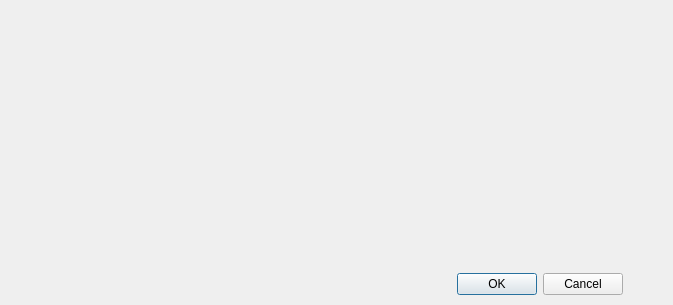
<?xml version="1.0" encoding="UTF-8"?>
<ui version="4.0">
 <class>CDialog</class>
 <widget class="QDialog" name="CDialog">
  <property name="geometry">
   <rect>
    <x>0</x>
    <y>0</y>
    <width>673</width>
    <height>305</height>
   </rect>
  </property>
  <property name="windowTitle">
   <string>Dialog</string>
  </property>
  <widget class="QDialogButtonBox" name="buttonBox">
   <property name="geometry">
    <rect>
     <x>430</x>
     <y>270</y>
     <width>193</width>
     <height>28</height>
    </rect>
   </property>
   <property name="orientation">
    <enum>Qt::Horizontal</enum>
   </property>
   <property name="standardButtons">
    <set>QDialogButtonBox::Cancel|QDialogButtonBox::Ok</set>
   </property>
  </widget>
 </widget>
 <resources/>
 <connections/>
</ui>
